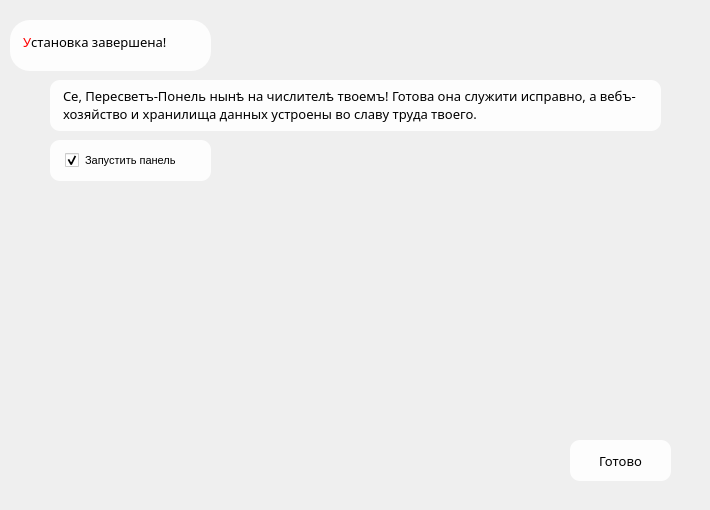
   <widget class="QWidget" name="page_8">
    <widget class="QLabel" name="background8">
     <property name="geometry">
      <rect>
       <x>0</x>
       <y>0</y>
       <width>701</width>
       <height>501</height>
      </rect>
     </property>
     <property name="minimumSize">
      <size>
       <width>0</width>
       <height>0</height>
      </size>
     </property>
     <property name="maximumSize">
      <size>
       <width>16777215</width>
       <height>16777215</height>
      </size>
     </property>
     <property name="text">
      <string/>
     </property>
    </widget>
    <widget class="QLabel" name="main_text_24">
     <property name="geometry">
      <rect>
       <x>50</x>
       <y>80</y>
       <width>611</width>
       <height>51</height>
      </rect>
     </property>
     <property name="font">
      <font>
       <family>Monomakh Unicode</family>
       <pointsize>9</pointsize>
       <strikeout>false</strikeout>
      </font>
     </property>
     <property name="styleSheet">
      <string notr="true">QLabel {
        background-color: rgba(255, 255, 255, 230);
        color: black;
		padding-left:10px;
        border-radius: 10px;
    }</string>
     </property>
     <property name="text">
      <string>&lt;html&gt;&lt;head/&gt;&lt;body&gt;&lt;p&gt;&lt;span style=&quot; font-size:10pt;&quot;&gt;Се, Пересветъ-Понель нынѣ на числителѣ твоемъ! Готова она служити исправно, а вебъ-хозяйство и хранилища данных устроены во славу труда твоего.&lt;/span&gt;&lt;/p&gt;&lt;/body&gt;&lt;/html&gt;</string>
     </property>
     <property name="alignment">
      <set>Qt::AlignLeading|Qt::AlignLeft|Qt::AlignVCenter</set>
     </property>
     <property name="wordWrap">
      <bool>true</bool>
     </property>
    </widget>
    <widget class="QLabel" name="icon8">
     <property name="geometry">
      <rect>
       <x>10</x>
       <y>400</y>
       <width>91</width>
       <height>91</height>
      </rect>
     </property>
     <property name="text">
      <string/>
     </property>
    </widget>
    <widget class="QPushButton" name="ready">
     <property name="geometry">
      <rect>
       <x>570</x>
       <y>440</y>
       <width>101</width>
       <height>41</height>
      </rect>
     </property>
     <property name="font">
      <font>
       <family>Molodo-font</family>
       <pointsize>10</pointsize>
      </font>
     </property>
     <property name="styleSheet">
      <string notr="true">QPushButton {
        background-color: rgba(255, 255, 255, 230);
        color: black;
        padding: 10px;
        border-radius: 10px;
    }
QPushButton:hover {
    background-color: rgba(230, 230, 230, 230);
}
QPushButton:pressed {
    background-color: rgba(200, 200, 200, 230);
}</string>
     </property>
     <property name="text">
      <string>Готово</string>
     </property>
    </widget>
    <widget class="QLabel" name="main_text_23">
     <property name="geometry">
      <rect>
       <x>10</x>
       <y>20</y>
       <width>201</width>
       <height>51</height>
      </rect>
     </property>
     <property name="font">
      <font>
       <family>Monomakh Unicode</family>
       <pointsize>10</pointsize>
       <strikeout>false</strikeout>
      </font>
     </property>
     <property name="styleSheet">
      <string notr="true">QLabel {
        background-color: rgba(255, 255, 255, 230);
        color: black;
        padding: 10px;
        border-radius: 20px;
    }</string>
     </property>
     <property name="text">
      <string>&lt;html&gt;&lt;head/&gt;&lt;body&gt;&lt;p&gt;&lt;span style=&quot; color:#ff0000;&quot;&gt;У&lt;/span&gt;&lt;span style=&quot; color:#000000;&quot;&gt;становка завершена!&lt;/span&gt;&lt;/p&gt;&lt;/body&gt;&lt;/html&gt;</string>
     </property>
     <property name="alignment">
      <set>Qt::AlignLeading|Qt::AlignLeft|Qt::AlignTop</set>
     </property>
     <property name="wordWrap">
      <bool>true</bool>
     </property>
    </widget>
    <widget class="QCheckBox" name="isLaunchPanel">
     <property name="geometry">
      <rect>
       <x>50</x>
       <y>140</y>
       <width>161</width>
       <height>41</height>
      </rect>
     </property>
     <property name="font">
      <font>
       <pointsize>8</pointsize>
      </font>
     </property>
     <property name="styleSheet">
      <string notr="true">QCheckBox {
        background-color: rgba(255, 255, 255, 230);
        color: black;
		padding-left:15px;
        border-radius: 10px;
    }</string>
     </property>
     <property name="text">
      <string>Запустить панель</string>
     </property>
     <property name="checked">
      <bool>true</bool>
     </property>
    </widget>
   </widget>
